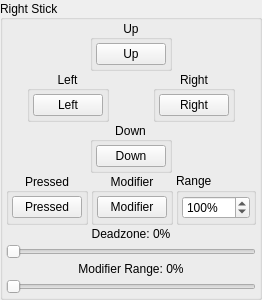
            <widget class="QGroupBox" name="RStick">
             <property name="sizePolicy">
              <sizepolicy hsizetype="Fixed" vsizetype="Fixed">
               <horstretch>0</horstretch>
               <verstretch>0</verstretch>
              </sizepolicy>
             </property>
             <property name="title">
              <string>Right Stick</string>
             </property>
             <property name="alignment">
              <set>Qt::AlignLeading|Qt::AlignLeft|Qt::AlignVCenter</set>
             </property>
             <property name="flat">
              <bool>false</bool>
             </property>
             <property name="checkable">
              <bool>false</bool>
             </property>
             <layout class="QVBoxLayout" name="verticalLayout_2">
              <property name="spacing">
               <number>0</number>
              </property>
              <property name="leftMargin">
               <number>3</number>
              </property>
              <property name="topMargin">
               <number>0</number>
              </property>
              <property name="rightMargin">
               <number>3</number>
              </property>
              <property name="bottomMargin">
               <number>0</number>
              </property>
              <item>
               <widget class="QWidget" name="buttonRStickUpWidget" native="true">
                <property name="minimumSize">
                 <size>
                  <width>0</width>
                  <height>0</height>
                 </size>
                </property>
                <layout class="QHBoxLayout" name="horizontalLayout_9">
                 <property name="spacing">
                  <number>0</number>
                 </property>
                 <property name="leftMargin">
                  <number>0</number>
                 </property>
                 <property name="topMargin">
                  <number>0</number>
                 </property>
                 <property name="rightMargin">
                  <number>0</number>
                 </property>
                 <property name="bottomMargin">
                  <number>0</number>
                 </property>
                 <item>
                  <spacer name="horizontalSpacerRStickUpLeft">
                   <property name="orientation">
                    <enum>Qt::Horizontal</enum>
                   </property>
                   <property name="sizeHint" stdset="0">
                    <size>
                     <width>20</width>
                     <height>20</height>
                    </size>
                   </property>
                  </spacer>
                 </item>
                 <item alignment="Qt::AlignHCenter">
                  <widget class="QGroupBox" name="buttonRStickUpGroup">
                   <property name="title">
                    <string>Up</string>
                   </property>
                   <property name="alignment">
                    <set>Qt::AlignCenter</set>
                   </property>
                   <layout class="QVBoxLayout" name="buttonRStickUpVerticalLayout">
                    <property name="spacing">
                     <number>3</number>
                    </property>
                    <property name="leftMargin">
                     <number>3</number>
                    </property>
                    <property name="topMargin">
                     <number>3</number>
                    </property>
                    <property name="rightMargin">
                     <number>3</number>
                    </property>
                    <property name="bottomMargin">
                     <number>3</number>
                    </property>
                    <item>
                     <widget class="QPushButton" name="buttonRStickUp">
                      <property name="minimumSize">
                       <size>
                        <width>70</width>
                        <height>0</height>
                       </size>
                      </property>
                      <property name="maximumSize">
                       <size>
                        <width>68</width>
                        <height>16777215</height>
                       </size>
                      </property>
                      <property name="styleSheet">
                       <string notr="true">min-width: 68px;</string>
                      </property>
                      <property name="text">
                       <string>Up</string>
                      </property>
                     </widget>
                    </item>
                   </layout>
                  </widget>
                 </item>
                 <item>
                  <spacer name="horizontalSpacerRStickUpRight">
                   <property name="orientation">
                    <enum>Qt::Horizontal</enum>
                   </property>
                   <property name="sizeHint" stdset="0">
                    <size>
                     <width>20</width>
                     <height>20</height>
                    </size>
                   </property>
                  </spacer>
                 </item>
                </layout>
               </widget>
              </item>
              <item>
               <layout class="QHBoxLayout" name="buttonRStickLeftRightHorizontalLayout">
                <property name="spacing">
                 <number>3</number>
                </property>
                <item alignment="Qt::AlignHCenter">
                 <widget class="QGroupBox" name="buttonRStickLeftGroup">
                  <property name="title">
                   <string>Left</string>
                  </property>
                  <property name="alignment">
                   <set>Qt::AlignCenter</set>
                  </property>
                  <layout class="QVBoxLayout" name="buttonRStickLeftVerticalLayout">
                   <property name="spacing">
                    <number>3</number>
                   </property>
                   <property name="leftMargin">
                    <number>3</number>
                   </property>
                   <property name="topMargin">
                    <number>3</number>
                   </property>
                   <property name="rightMargin">
                    <number>3</number>
                   </property>
                   <property name="bottomMargin">
                    <number>3</number>
                   </property>
                   <item>
                    <widget class="QPushButton" name="buttonRStickLeft">
                     <property name="minimumSize">
                      <size>
                       <width>70</width>
                       <height>0</height>
                      </size>
                     </property>
                     <property name="maximumSize">
                      <size>
                       <width>68</width>
                       <height>16777215</height>
                      </size>
                     </property>
                     <property name="styleSheet">
                      <string notr="true">min-width: 68px;</string>
                     </property>
                     <property name="text">
                      <string>Left</string>
                     </property>
                    </widget>
                   </item>
                  </layout>
                 </widget>
                </item>
                <item alignment="Qt::AlignHCenter">
                 <widget class="QGroupBox" name="buttonRStickRightGroup">
                  <property name="title">
                   <string>Right</string>
                  </property>
                  <property name="alignment">
                   <set>Qt::AlignCenter</set>
                  </property>
                  <layout class="QVBoxLayout" name="buttonRStickRightVerticalLayout">
                   <property name="spacing">
                    <number>3</number>
                   </property>
                   <property name="leftMargin">
                    <number>3</number>
                   </property>
                   <property name="topMargin">
                    <number>3</number>
                   </property>
                   <property name="rightMargin">
                    <number>3</number>
                   </property>
                   <property name="bottomMargin">
                    <number>3</number>
                   </property>
                   <item>
                    <widget class="QPushButton" name="buttonRStickRight">
                     <property name="minimumSize">
                      <size>
                       <width>70</width>
                       <height>0</height>
                      </size>
                     </property>
                     <property name="maximumSize">
                      <size>
                       <width>68</width>
                       <height>16777215</height>
                      </size>
                     </property>
                     <property name="styleSheet">
                      <string notr="true">min-width: 68px;</string>
                     </property>
                     <property name="text">
                      <string>Right</string>
                     </property>
                    </widget>
                   </item>
                  </layout>
                 </widget>
                </item>
               </layout>
              </item>
              <item>
               <widget class="QWidget" name="buttonRStickDownWidget" native="true">
                <layout class="QHBoxLayout" name="horizontalLayout_11">
                 <property name="spacing">
                  <number>0</number>
                 </property>
                 <property name="leftMargin">
                  <number>0</number>
                 </property>
                 <property name="topMargin">
                  <number>0</number>
                 </property>
                 <property name="rightMargin">
                  <number>0</number>
                 </property>
                 <property name="bottomMargin">
                  <number>0</number>
                 </property>
                 <item>
                  <spacer name="horizontalSpacerRStickDownLeft">
                   <property name="orientation">
                    <enum>Qt::Horizontal</enum>
                   </property>
                   <property name="sizeHint" stdset="0">
                    <size>
                     <width>20</width>
                     <height>20</height>
                    </size>
                   </property>
                  </spacer>
                 </item>
                 <item>
                  <widget class="QGroupBox" name="buttonRStickDownGroup">
                   <property name="title">
                    <string>Down</string>
                   </property>
                   <property name="alignment">
                    <set>Qt::AlignCenter</set>
                   </property>
                   <layout class="QVBoxLayout" name="buttonRStickDownVerticalLayout">
                    <property name="spacing">
                     <number>3</number>
                    </property>
                    <property name="leftMargin">
                     <number>3</number>
                    </property>
                    <property name="topMargin">
                     <number>3</number>
                    </property>
                    <property name="rightMargin">
                     <number>3</number>
                    </property>
                    <property name="bottomMargin">
                     <number>3</number>
                    </property>
                    <item>
                     <widget class="QPushButton" name="buttonRStickDown">
                      <property name="minimumSize">
                       <size>
                        <width>70</width>
                        <height>0</height>
                       </size>
                      </property>
                      <property name="maximumSize">
                       <size>
                        <width>68</width>
                        <height>16777215</height>
                       </size>
                      </property>
                      <property name="styleSheet">
                       <string notr="true">min-width: 68px;</string>
                      </property>
                      <property name="text">
                       <string>Down</string>
                      </property>
                     </widget>
                    </item>
                   </layout>
                  </widget>
                 </item>
                 <item>
                  <spacer name="horizontalSpacerRStickDownRight">
                   <property name="orientation">
                    <enum>Qt::Horizontal</enum>
                   </property>
                   <property name="sizeHint" stdset="0">
                    <size>
                     <width>20</width>
                     <height>20</height>
                    </size>
                   </property>
                  </spacer>
                 </item>
                </layout>
               </widget>
              </item>
              <item>
               <layout class="QHBoxLayout" name="buttonRStickPressedModifierHorizontalLayout">
                <property name="spacing">
                 <number>3</number>
                </property>
                <item alignment="Qt::AlignHCenter">
                 <widget class="QGroupBox" name="groupRStickPressed">
                  <property name="title">
                   <string>Pressed</string>
                  </property>
                  <property name="alignment">
                   <set>Qt::AlignCenter</set>
                  </property>
                  <layout class="QVBoxLayout" name="buttonRStickPressedVerticalLayout">
                   <property name="spacing">
                    <number>3</number>
                   </property>
                   <property name="leftMargin">
                    <number>3</number>
                   </property>
                   <property name="topMargin">
                    <number>3</number>
                   </property>
                   <property name="rightMargin">
                    <number>3</number>
                   </property>
                   <property name="bottomMargin">
                    <number>3</number>
                   </property>
                   <item>
                    <widget class="QPushButton" name="buttonRStick">
                     <property name="minimumSize">
                      <size>
                       <width>70</width>
                       <height>0</height>
                      </size>
                     </property>
                     <property name="maximumSize">
                      <size>
                       <width>68</width>
                       <height>16777215</height>
                      </size>
                     </property>
                     <property name="styleSheet">
                      <string notr="true">min-width: 68px;</string>
                     </property>
                     <property name="text">
                      <string>Pressed</string>
                     </property>
                    </widget>
                   </item>
                  </layout>
                 </widget>
                </item>
                <item alignment="Qt::AlignHCenter">
                 <widget class="QGroupBox" name="buttonRStickModGroup">
                  <property name="title">
                   <string>Modifier</string>
                  </property>
                  <property name="alignment">
                   <set>Qt::AlignCenter</set>
                  </property>
                  <layout class="QVBoxLayout" name="buttonRStickModVerticalLayout">
                   <property name="spacing">
                    <number>3</number>
                   </property>
                   <property name="leftMargin">
                    <number>3</number>
                   </property>
                   <property name="topMargin">
                    <number>3</number>
                   </property>
                   <property name="rightMargin">
                    <number>3</number>
                   </property>
                   <property name="bottomMargin">
                    <number>3</number>
                   </property>
                   <item>
                    <widget class="QPushButton" name="buttonRStickMod">
                     <property name="minimumSize">
                      <size>
                       <width>70</width>
                       <height>0</height>
                      </size>
                     </property>
                     <property name="maximumSize">
                      <size>
                       <width>68</width>
                       <height>16777215</height>
                      </size>
                     </property>
                     <property name="styleSheet">
                      <string notr="true">min-width: 68px;</string>
                     </property>
                     <property name="text">
                      <string>Modifier</string>
                     </property>
                    </widget>
                   </item>
                  </layout>
                 </widget>
                </item>
                <item>
                 <widget class="QGroupBox" name="buttonRStickRangeGroup">
                  <property name="title">
                   <string>Range</string>
                  </property>
                  <layout class="QHBoxLayout" name="buttonRStickRangeGroupHorizontalLayout">
                   <property name="spacing">
                    <number>3</number>
                   </property>
                   <property name="leftMargin">
                    <number>3</number>
                   </property>
                   <property name="topMargin">
                    <number>3</number>
                   </property>
                   <property name="rightMargin">
                    <number>3</number>
                   </property>
                   <property name="bottomMargin">
                    <number>3</number>
                   </property>
                   <item>
                    <widget class="QSpinBox" name="spinboxRStickRange">
                     <property name="minimumSize">
                      <size>
                       <width>68</width>
                       <height>21</height>
                      </size>
                     </property>
                     <property name="maximumSize">
                      <size>
                       <width>68</width>
                       <height>16777215</height>
                      </size>
                     </property>
                     <property name="suffix">
                      <string>%</string>
                     </property>
                     <property name="minimum">
                      <number>50</number>
                     </property>
                     <property name="maximum">
                      <number>150</number>
                     </property>
                     <property name="value">
                      <number>100</number>
                     </property>
                    </widget>
                   </item>
                  </layout>
                 </widget>
                </item>
               </layout>
              </item>
              <item>
               <layout class="QVBoxLayout" name="sliderRStickDeadzoneModifierRangeVerticalLayout">
                <property name="spacing">
                 <number>3</number>
                </property>
                <property name="leftMargin">
                 <number>0</number>
                </property>
                <property name="topMargin">
                 <number>2</number>
                </property>
                <property name="rightMargin">
                 <number>0</number>
                </property>
                <property name="bottomMargin">
                 <number>3</number>
                </property>
                <item>
                 <layout class="QHBoxLayout" name="sliderRStickDeadzoneHorizontalLayout">
                  <item>
                   <widget class="QLabel" name="labelRStickDeadzone">
                    <property name="text">
                     <string>Deadzone: 0%</string>
                    </property>
                    <property name="alignment">
                     <set>Qt::AlignHCenter</set>
                    </property>
                   </widget>
                  </item>
                 </layout>
                </item>
                <item>
                 <widget class="QSlider" name="sliderRStickDeadzone">
                  <property name="maximum">
                   <number>100</number>
                  </property>
                  <property name="orientation">
                   <enum>Qt::Horizontal</enum>
                  </property>
                 </widget>
                </item>
                <item>
                 <layout class="QHBoxLayout" name="sliderRStickModifierRangeHorizontalLayout">
                  <item>
                   <widget class="QLabel" name="labelRStickModifierRange">
                    <property name="text">
                     <string>Modifier Range: 0%</string>
                    </property>
                    <property name="alignment">
                     <set>Qt::AlignHCenter</set>
                    </property>
                   </widget>
                  </item>
                 </layout>
                </item>
                <item>
                 <widget class="QSlider" name="sliderRStickModifierRange">
                  <property name="maximum">
                   <number>100</number>
                  </property>
                  <property name="orientation">
                   <enum>Qt::Horizontal</enum>
                  </property>
                 </widget>
                </item>
               </layout>
              </item>
             </layout>
            </widget>
